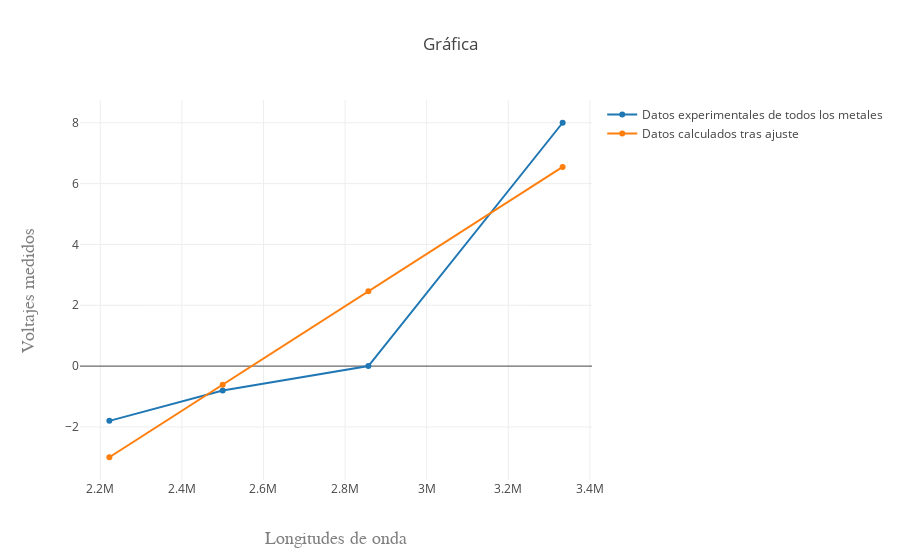

The notebook cell this image was saved under:
### Markdown cell above
Para pintar una gráfica con Plot.ly, crearíamos una celda de código como la siguiente.

### Code cell
datos = [
  { x: inversa_de_longitudes_de_onda, y: voltajes_medidos, name: 'Datos experimentales de todos los metales' }, 
  { x: inversa_de_longitudes_de_onda, y: voltajes_de_frenado_calculados, name: 'Datos calculados tras ajuste' }
];
var layout = {
  title: 'Gráfica',
  xaxis: { title: 'Longitudes de onda',
    titlefont: { family: 'Courier New, monospace', size: 18, color: '#7f7f7f' }
  },
  yaxis: {
    title: 'Voltajes medidos', titlefont: {
      family: 'Courier New, monospace', size: 18, color: '#7f7f7f' }
  }
};
Plotly(datos, layout);

### Figure 1 — Plotly figure (JSON) as saved in the notebook; plotly's stock layout.template omitted (floating-point values rounded to 4 significant figures)
{"data": [{"x": [3333000.0, 2857000.0, 2500000, 2222000.0], "y": [8, 0, -0.8, -1.8], "name": "Datos experimentales de todos los metales"}, {"x": [3333000.0, 2857000.0, 2500000, 2222000.0], "y": [6.548, 2.458, -0.6099, -2.996], "name": "Datos calculados tras ajuste"}], "layout": {"title": "Gráfica", "xaxis": {"title": "Longitudes de onda", "titlefont": {"family": "Courier New, monospace", "size": 18, "color": "#7f7f7f"}}, "yaxis": {"title": "Voltajes medidos", "titlefont": {"family": "Courier New, monospace", "size": 18, "color": "#7f7f7f"}}}}
